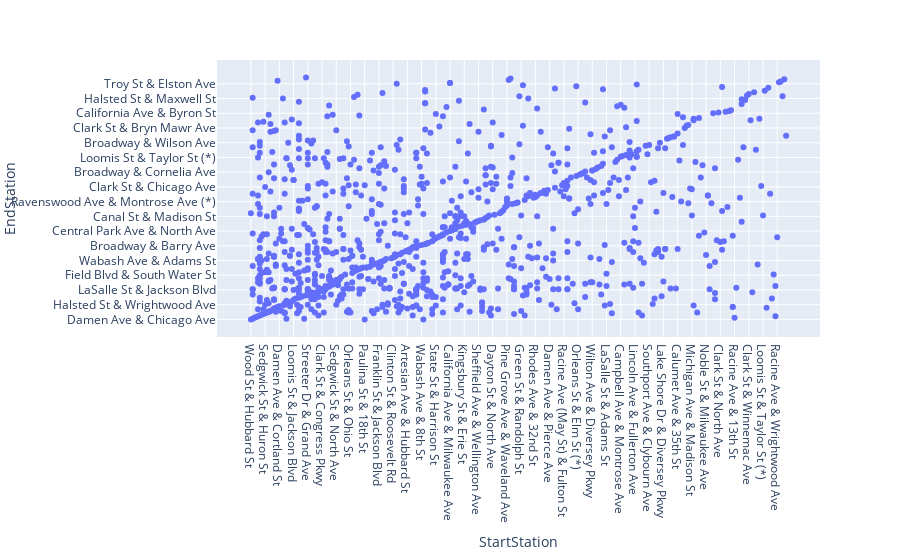

Notebook code cell kept with this figure:
### Markdown cell above
# PlotData()

### Code cell
import plotly.express as px

pdf = df[['StartStation', 'EndStation', 'TripDuration','Month']].iloc[0:1000]
fig = px.scatter(pdf, x="StartStation", y="EndStation")
fig.show()

### Figure 1 — Plotly figure (JSON) as saved in the notebook; plotly's stock layout.template omitted (floating-point values rounded to 4 significant figures; data arrays with more than 128 entries replaced by an {"elided": "..."} marker saying what was removed)
{"data": [{"hovertemplate": "StartStation=%{x}<br>EndStation=%{y}<extra></extra>", "legendgroup": "", "marker": {"color": "#636efa", "symbol": "circle"}, "mode": "markers", "name": "", "orientation": "v", "showlegend": false, "type": "scatter", "x": {"elided": "1000 str values"}, "xaxis": "x", "y": {"elided": "1000 str values"}, "yaxis": "y"}], "layout": {"legend": {"tracegroupgap": 0}, "margin": {"t": 60}, "xaxis": {"anchor": "y", "domain": [0, 1], "title": {"text": "StartStation"}}, "yaxis": {"anchor": "x", "domain": [0, 1], "title": {"text": "EndStation"}}}}
